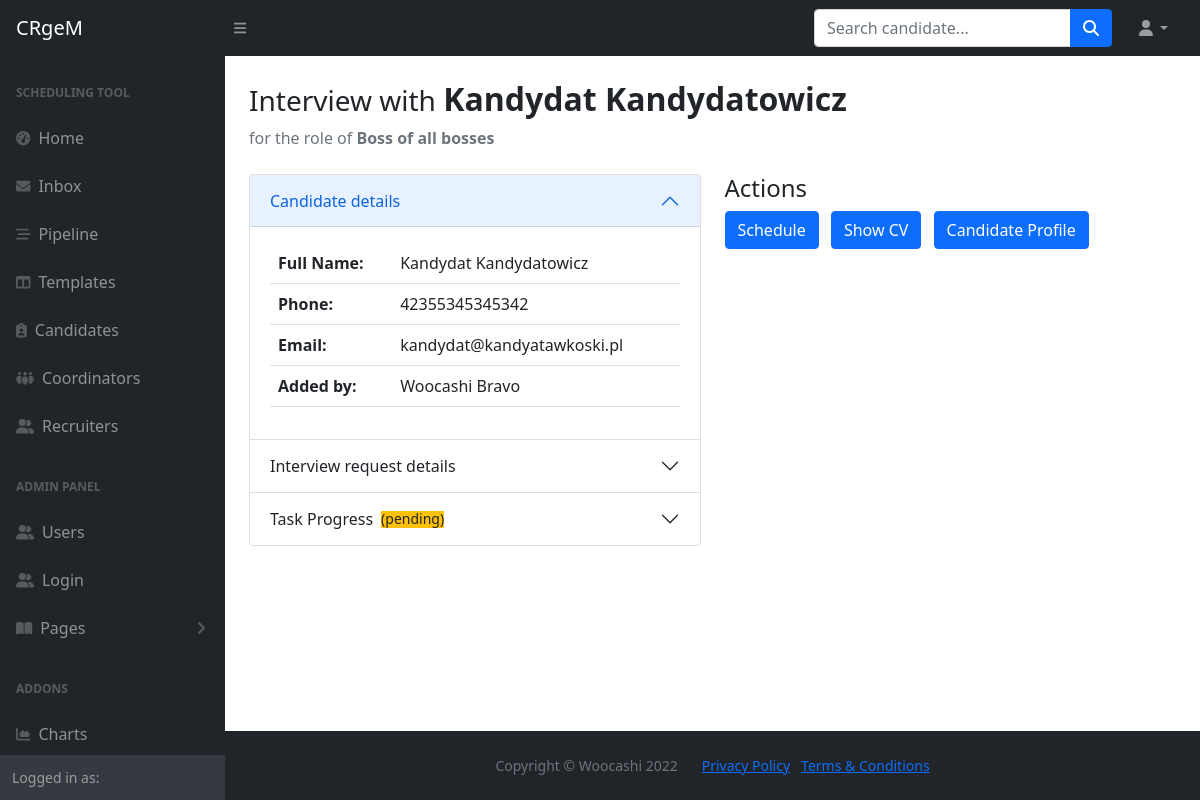
The page /check_tasks_details/3 on the database its author committed.
### main.py (models this page shows)
class Candidate(db.Model, Base):
    __tablename__="candidates"
    id = db.Column(db.Integer, primary_key=True)
    first_name = db.Column(db.String, nullable=False)
    last_name = db.Column(db.String, nullable=False)
    full_name = db.Column(db.String, nullable=False)
    email = db.Column(db.String, nullable=False, unique=True)
    phone = db.Column(db.String, nullable=False)
    cv = db.Column(db.String, nullable=True)
    owner_id = Column(Integer, ForeignKey('users.id'))
    created_by = relationship("User", back_populates="candidates")
    created_date = db.Column(db.Date, nullable=False)
    tasks = relationship("Task", back_populates="candidate")

class Task(db.Model, Base):
    __tablename__="tasks"
    id = db.Column(db.Integer, primary_key=True)
    sender_id = Column(Integer, ForeignKey('users.id'), nullable=False)
    recipient_id = Column(Integer, ForeignKey('users.id'), nullable=False)
    delegate_id = Column(Integer, ForeignKey('users.id'), nullable=False)
    from_user = relationship("User", foreign_keys=[sender_id], back_populates="tasks_sent")
    to_user = relationship("User", foreign_keys=[recipient_id], back_populates="tasks_received")
    candidate_id = Column(Integer, ForeignKey('candidates.id'))
    candidate = relationship("Candidate", foreign_keys=[candidate_id], back_populates="tasks")
    interviewers = db.Column(db.String, nullable=False)
    role = db.Column(db.String, nullable=False)
    recruiter_notes = db.Column(db.Text, nullable=True)
    date_sent = db.Column(db.Date, nullable=False)
    date_received = db.Column(db.Date, nullable=True)
    date_completed = db.Column(db.Date, nullable=True)
    status = db.Column(db.String, nullable=False)
    is_archived = db.Column(db.Boolean, nullable=False)
    delegated_by = relationship("User", foreign_keys=[delegate_id], back_populates="tasks_delegated")
    interview_date = db.Column(db.Date, nullable=True)
    interview_time = db.Column(db.Time, nullable=True)
    scheduler_notes = db.Column(db.Text, nullable=True)
    completion_time = db.Column(db.DateTime, nullable=True)

class User(db.Model, UserMixin, Base):
    __tablename__="users"
    id = db.Column(db.Integer, primary_key=True)
    first_name = db.Column(db.String, nullable=False)
    last_name = db.Column(db.String, nullable=False)
    full_name = db.Column(db.String, nullable=False)
    email = db.Column(db.String, nullable=False, unique=True)
    phone = db.Column(db.String, nullable=False)
    type = db.Column(db.String, nullable=False)
    password = db.Column(db.String, nullable=False)
    interviews = relationship("Interview", back_populates="created_by")
    templates = relationship("Template", back_populates="created_by")
    candidates = relationship("Candidate", back_populates="created_by")
    tasks_sent = relationship("Task", primaryjoin="User.id==Task.sender_id", back_populates="from_user")
    tasks_received = relationship("Task", primaryjoin="User.id==Task.recipient_id", back_populates="to_user")
    tasks_delegated = relationship("Task", primaryjoin="User.id==Task.delegate_id", back_populates="delegated_by")

### main.py (the view)
@app.route('/check_tasks_details/<int:task_id>')
def check_task_details(task_id):
    task = Task.query.get(task_id)
    return render_template('view_task.html', task_id=task_id, task=task)

### templates/view_task.html (shortened to what this page needs)
{% include "header.html" %}
                <main>
                    <div class="container-fluid px-4">
                        <h2 class="mt-4"><small>Interview with </small><strong>{{ task.candidate.full_name }}</strong></h2>
                        <ol class="breadcrumb mb-4">
                            <li class="breadcrumb-item active">for the role of <strong>{{task.role}}</strong></li>
                        </ol>
                        <div class="row">
                            <div class="col-xl-6 col-md-6">
                                <div class="accordion" id="accordionInterviewDetails">
                                  <div class="accordion-item">
                                    <h2 class="accordion-header" id="headingOne">
                                      <button class="accordion-button" type="button" data-bs-toggle="collapse" data-bs-target="#collapseOne" aria-expanded="true" aria-controls="collapseOne">
                                        Candidate details
                                      </button>
                                    </h2>
                                    <div id="collapseOne" class="accordion-collapse collapse show" aria-labelledby="headingOne" data-bs-parent="#accordionInterviewDetails">
                                      <div class="accordion-body">
                                          <table class="table">
                                              <tbody>
                                                <tr>
                                                  <th scope="row">Full Name:</th>
                                                  <td>{{ task.candidate.full_name }}</td>
                                                </tr>
                                                <tr>
                                                  <th scope="row">Phone:</th>
                                                  <td>{{ task.candidate.phone }}</td>
                                                </tr>
                                                <tr>
                                                  <th scope="row">Email:</th>
                                                  <td colspan="2">{{ task.candidate.email }}</td>
                                                </tr>
                                                <tr>
                                                  <th scope="row">Added by:</th>
                                                  <td colspan="2">{{ task.candidate.created_by.full_name }}</td>
                                                </tr>
                                              </tbody>
                                            </table>
                                      </div>
                                    </div>
                                  </div>
                                  <div class="accordion-item">
                                    <h2 class="accordion-header" id="headingTwo">
                                      <button class="accordion-button collapsed" type="button" data-bs-toggle="collapse" data-bs-target="#collapseTwo" aria-expanded="false" aria-controls="collapseTwo">
                                        Interview request details
                                      </button>
                                    </h2>
                                  </div>
                                  <div class="accordion-item">
                                    <h2 class="accordion-header" id="headingThree">
                                      <button class="accordion-button collapsed" type="button" data-bs-toggle="collapse" data-bs-target="#collapseThree" aria-expanded="false" aria-controls="collapseThree">
                                        Task Progress
                                          {% if task.status == "pending": %}
                                          <small class="ms-2 bg-warning"> ({{ task.status }})</small>
                                          {% elif task.status == "accepted" %}
                                          <small class="ms-2 bg-success"> ({{ task.status }})</small>
                                          {% endif %}
                                      </button>
                                    </h2>
                                  </div>
                                </div>
                            </div>
                            <div class="col-xl-6 col-md-6">
                                <h4>Actions</h4>
                                <div class="mt-2">
                                    <a href="" class="btn btn-primary me-2">Schedule</a>
                                    <a href="{{url_for('show_cv', candidate_id=task.candidate.id)}}" class="btn btn-primary me-2" target="_blank">Show CV</a>
                                    <a href="" class="btn btn-primary me-2">Candidate Profile</a>
                                </div>
                            </div>
                        </div>
                    </div>
                </main>
{% include "footer.html" %}

### rows shown on the page
Candidate: candidate.full_name "Kandydat Kandydatowicz", candidate.phone "42355345345342", candidate.email "kandydat@kandyatawkoski.pl"
Task: role "Boss of all bosses", status "pending"
User: candidate.created_by.full_name "Woocashi Bravo"
